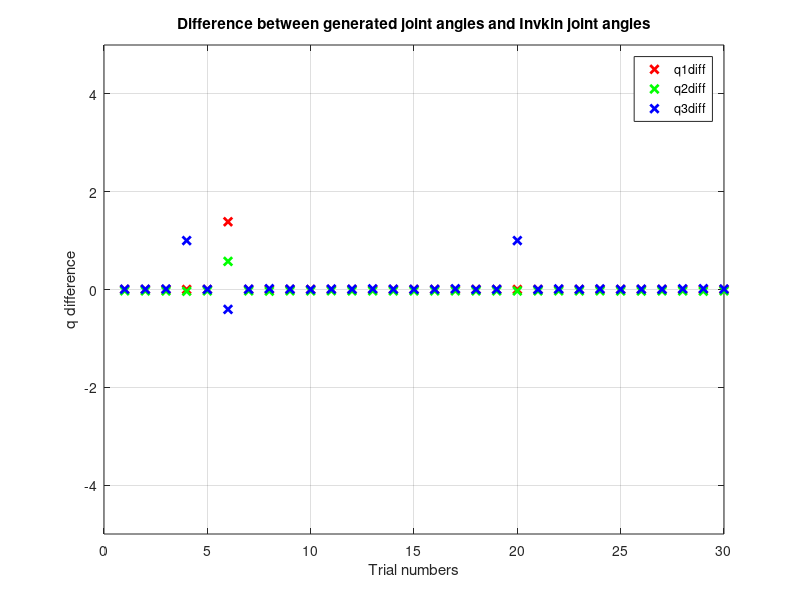
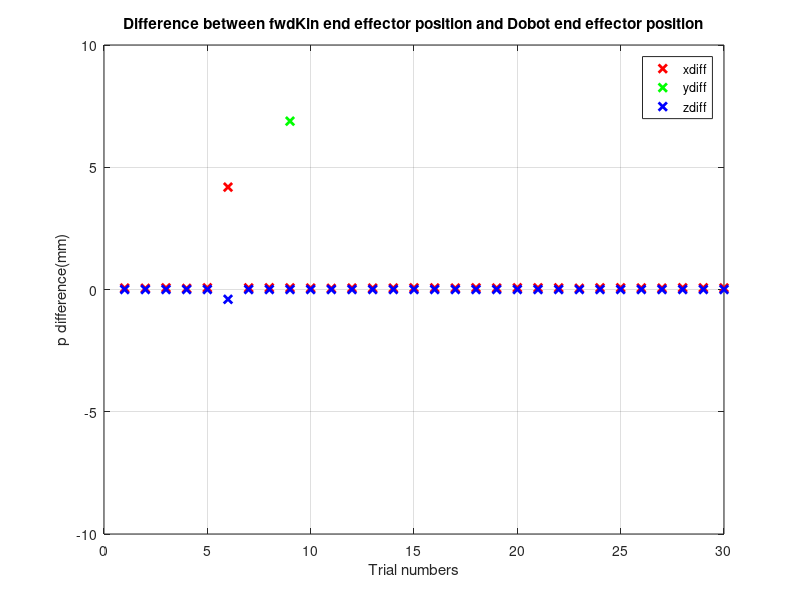

These figures' MATLAB source, in order:
load qtest.mat
load qgen.mat
load p_read.mat
load p_fwd.mat

qtest = qtest(:,1:30);
qgen = qgen(:,1:30);
p_read = p_read(:,1:30);
p_fwd = p_fwd(:,1:30);

qdiff = qgen-qtest;
pdiff = p_read- p_fwd;


for i=1:length(qdiff)
    figure(1)
    plot(i, qgen(1,i)-qtest(1,i),'xr','LineWidth',2);
    hold on
    plot(i, qgen(2,i)-qtest(2,i),'xg','LineWidth',2);
    hold on
    plot(i, qgen(3,i)-qtest(3,i),'xb','LineWidth',2);
    grid on
    axis([0 length(qdiff) -5 5])
    legend('q1diff','q2diff','q3diff')
    title('Difference between generated joint angles and Invkin joint angles')
    xlabel('Trial numbers')
    ylabel('q difference')
end

for i=1:length(pdiff)
    figure(2)
    plot(i, p_read(1,i)-p_fwd(1,i),'xr','LineWidth',2);
    hold on
    plot(i, p_read(2,i)-p_fwd(3,i),'xg','LineWidth',2);
    hold on
    plot(i, p_read(3,i)-p_fwd(3,i),'xb','LineWidth',2);
    grid on
    axis([0 length(pdiff) -10 10])
    legend('xdiff','ydiff','zdiff')
    title('Difference between fwdKin end effector position and Dobot end effector position')
    xlabel('Trial numbers')
    ylabel('p difference(mm)')
end